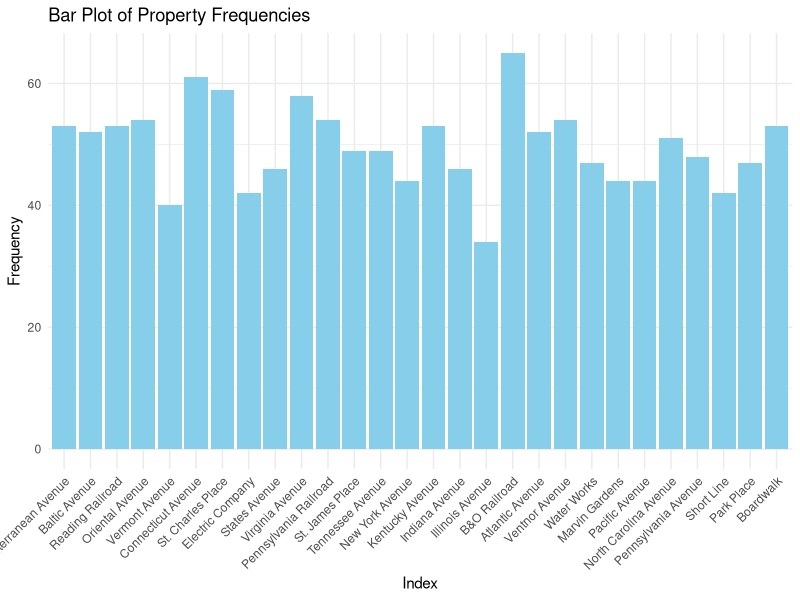
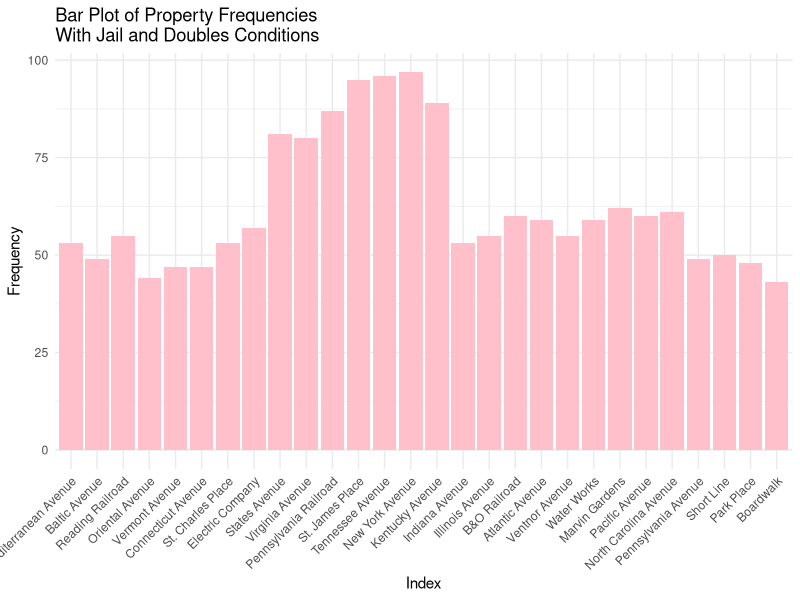
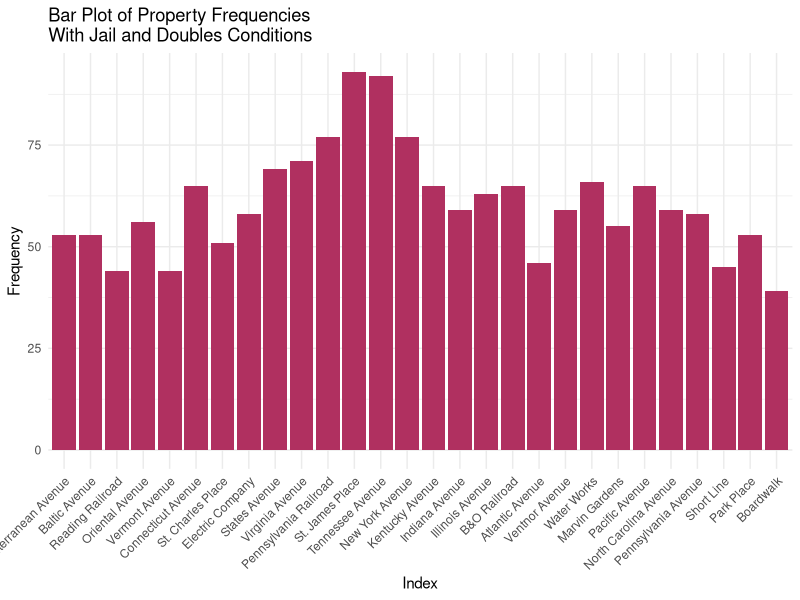

Generate these figures, in order, with R:
## ---- chunk 1
knitr::opts_chunk$set(echo = TRUE)
## ---- chunk 2
# Word docx in repository
## ---- chunk 3
dice_1 <- function() {
  sample(1:6, 1)
}

dice_2 <- function() {
  sample(1:6, 1)
}

property_sum_10games <- c(0, 0, 0, 0, 0, 0, 0, 0, 0, 0, 0, 0, 0, 0, 0, 0, 0, 0, 0, 0, 0, 0, 0, 0, 0, 0, 0, 0)

for (game in 1:10) {
  game_board <- c(0, 0, 0, 0, 0, 0, 0, 0, 0, 0, 0, 0, 0, 0, 0, 0, 0, 0, 0, 0, 0, 0, 0, 0, 0, 0, 0, 0, 0, 0, 0, 0, 0, 0, 0, 0, 0, 0, 0, 0)

  players <- list(
    player1 <- 0,
    player2 <- 0,
    player3 <- 0,
    player4 <- 0
  )

  for (i in 1:50) {
    for (j in 1:4) {
      dice_total <- dice_1() + dice_2()
      players[[j]] <- (players[[j]] + dice_total) %% 41
      game_board[players[[j]]] <- game_board[players[[j]]] + 1
    }
  }

  properties <- game_board[c(2, 4, 6, 7, 9, 10, 12, 13, 14, 15, 16, 17, 19, 20, 22, 24, 25, 26, 27, 28, 29, 30, 32, 33, 35, 36, 38, 40)]
  
  property_sum_10games <- property_sum_10games + properties
}  

names(property_sum_10games) <- c("Mediterranean Avenue", "Baltic Avenue", "Reading Railroad", "Oriental Avenue", "Vermont Avenue", "Connecticut Avenue", "St. Charles Place", "Electric Company", "States Avenue", "Virginia Avenue", "Pennsylvania Railroad", "St. James Place", "Tennessee Avenue", "New York Avenue", "Kentucky Avenue", "Indiana Avenue", "Illinois Avenue", "B&O Railroad", "Atlantic Avenue", "Ventnor Avenue", "Water Works", "Marvin Gardens", "Pacific Avenue", "North Carolina Avenue", "Pennsylvania Avenue", "Short Line", "Park Place", "Boardwalk")

library(ggplot2)

prop_freq1 <- data.frame(
  property = factor(names(property_sum_10games), levels = names(property_sum_10games)),
  frequency = property_sum_10games
)

ggplot(prop_freq1, aes(x = property, y = frequency)) +
  geom_bar(stat = "identity", fill = "skyblue") +
  labs(x = "Index", y = "Frequency", title = "Bar Plot of Property Frequencies") +
  theme_minimal() +
  theme(axis.text.x = element_text(angle = 45, hjust = 1))
## ---- chunk 4
property_sum_10games_jail <- c(0, 0, 0, 0, 0, 0, 0, 0, 0, 0, 0, 0, 0, 0, 0, 0, 0, 0, 0, 0, 0, 0, 0, 0, 0, 0, 0, 0)

for (game in 1:10) {
  game_board <- c(0, 0, 0, 0, 0, 0, 0, 0, 0, 0, 0, 0, 0, 0, 0, 0, 0, 0, 0, 0, 0, 0, 0, 0, 0, 0, 0, 0, 0, 0, 0, 0, 0, 0, 0, 0, 0, 0, 0, 0)

  players <- list( # Store players as a list of data frames with their information
    player1 <- data.frame(
      location = 0, # Location on the board (integer)
      double_rolls = 0, # Number of times doubles have been rolled consecutively (integer)
      jail = FALSE, # Is the player in jail? (boolean)
      jail_rolls = 0), # Number of times a player has rolled while in jail (integer)
    player2 <- data.frame(
      location = 0,
      double_rolls = 0,
      jail = FALSE,
      jail_rolls = 0),
    player3 <- data.frame(
      location = 0,
      double_rolls = 0,
      jail = FALSE,
      jail_rolls = 0),
    player4 <- data.frame(
      location = 0,
      double_rolls = 0,
      jail = FALSE,
      jail_rolls = 0)
  )

  for (i in 1:50) { # Each player has 50 turns
    for (j in 1:4) { # Players take turns in order
      if (players[[j]]$jail == TRUE) { # If the player is in jail...
        d1 = dice_1()
        d2 = dice_2()
        jail_rolls <- jail_rolls + 1
        
        if (d1 == d2 || players[[j]]$jail_rolls == 3) { # If the player rolls doubles or has been in jail for 3 turns, then they get out
          jail = FALSE
          players[[j]]$jail_rolls <- 0
          dice_total <- dice_1() + dice_2()
          players[[j]]$location <- (players[[j]]$location + dice_total) %% 41
          game_board[players[[j]]$location] <- game_board[players[[j]]$location] + 1
        }
        
      } else { # If the player is not in jail...
        d1 = dice_1()
        d2 = dice_2()
        dice_total <- dice_1() + dice_2()
        players[[j]]$location <- (players[[j]]$location + dice_total) %% 41
        game_board[players[[j]]$location] <- game_board[players[[j]]$location] + 1
        
        if (players[[j]]$location == 31) { # Player landed on "Go to jail"
          players[[j]]$location <- 11
          jail = TRUE
        } else if (d1 == d2) { # Player rolled doubles on their first roll
          players[[j]]$double_rolls = players[[j]]$double_rolls + 1
        }
        
        while (players[[j]]$double_rolls > 0 & players[[j]]$double_rolls < 3) { # Player rolls again if they got doubles
          d1 = dice_1()
          d2 = dice_2()
          dice_total <- dice_1() + dice_2()
          players[[j]]$location <- (players[[j]]$location + dice_total) %% 41
          game_board[players[[j]]$location] <- game_board[players[[j]]$location] + 1
          
          if (d1 == d2) { # Increment the player's number of consecutive doubles rolls
            players[[j]]$double_rolls = players[[j]]$double_rolls + 1
          }
        }
        
        if (players[[j]]$double_rolls == 3) { # If player rolls double 3 times in a row, then they go to jail
          players[[j]]$location <- 11
          jail = TRUE
        }
      }
    }  
  }    

  properties <- game_board[c(2, 4, 6, 7, 9, 10, 12, 13, 14, 15, 16, 17, 19, 20, 22, 24, 25, 26, 27, 28, 29, 30, 32, 33, 35, 36, 38, 40)]
  
  property_sum_10games_jail <- property_sum_10games_jail + properties
}  

names(property_sum_10games_jail) <- c("Mediterranean Avenue", "Baltic Avenue", "Reading Railroad", "Oriental Avenue", "Vermont Avenue", "Connecticut Avenue", "St. Charles Place", "Electric Company", "States Avenue", "Virginia Avenue", "Pennsylvania Railroad", "St. James Place", "Tennessee Avenue", "New York Avenue", "Kentucky Avenue", "Indiana Avenue", "Illinois Avenue", "B&O Railroad", "Atlantic Avenue", "Ventnor Avenue", "Water Works", "Marvin Gardens", "Pacific Avenue", "North Carolina Avenue", "Pennsylvania Avenue", "Short Line", "Park Place", "Boardwalk")

library(ggplot2)

prop_freq2 <- data.frame(
  property = factor(names(property_sum_10games_jail), levels = names(property_sum_10games_jail)),
  frequency = property_sum_10games_jail
)

ggplot(prop_freq2, aes(x = property, y = frequency)) +
  geom_bar(stat = "identity", fill = "pink") +
  labs(x = "Index", y = "Frequency", title = "Bar Plot of Property Frequencies\nWith Jail and Doubles Conditions") +
  theme_minimal() +
  theme(axis.text.x = element_text(angle = 45, hjust = 1))
## ---- chunk 5
# Chance (Movement Cards):
  # Advance to Boardwalk
  # Advance to Go (Collect $200)
  # Advance to Illinois Avenue. If you pass Go, collect $200.
  # Advance to St. Charles Place. If you pass Go, collect $200.
  # Advance to the nearest Railroad. If unowned, you may buy it from the Bank. If owned, pay owner twice the rental to which they are otherwise entitled.
  # Advance to the nearest Railroad. If unowned, you may buy it from the Bank. If owned, pay owner twice the rental to which they are otherwise entitled.
  # Advance token to nearest Utility. If unowned, you may buy it from the Bank. If owned, throw dice and pay owner a total ten times amount thrown.
  # Go Back 3 Spaces.
  # Go to Jail. Go directly to Jail, do not pass Go, do not collect $200.
  # Take a trip to Reading Railroad. If you pass Go, collect $200.

# Chance (Non-Movement Cards):
  # Bank pays you dividend of $50.
  # Get Out of Jail Free.
  # Make general repairs on all your property. For each house pay $25. For each hotel pay $100.
  # Speeding fine $15.
  # You have been elected Chairman of the Board. Pay each player $50.
  # Your building loan matures. Collect $150

# Chance function
chance_positions <- c(8, 23, 37)
chance <- function() {
  card <- sample(1:16, 1)
if (players[[j]]$location %in% chance_positions) {
  if (card == 1) {
    players[[j]]$location <- 40 # Advance to Boardwalk
  } else if (card == 2) {
    players[[j]]$location <- 1 # Advance to Go
  } else if (card == 3) {
    players[[j]]$location <- 25 # Advance to Illinois Ave
  } else if (card == 4) {
    players[[j]]$location <- 12 # Advance to St. Charles Place
  } else if (card == 5 || card == 6) { # Advance to the nearest railroad
    if (players[[j]]$location == 37) {
      players[[j]]$location <- 6 # Advance to Reading Railroad
    } else if (players[[j]]$location == 8) {
      players[[j]]$location <- 16 # Advance to Pennsylvania Railroad
    } else if (players[[j]]$location == 23) {
      players[[j]]$location <- 26 # Advance to B&O Railroad
    } # Short Line doesn't apply here
  } else if (card == 7) { # Advance to the nearest utility
    if (players[[j]]$location == 8 || players[[j]]$location == 37) {
      players[[j]]$location <- 13 # Advance to Electric Company
    } else if (players[[j]]$location == 23) {
      players[[j]]$location <- 29 # Advance to Water Works
    }
  } else if (card == 8) {
    players[[j]]$location <- players[[j]]$location - 3 # Move backwards 3 places
  } else if (card == 9) {
    players[[j]]$location <- 11 # Go to jail
    players[[j]]$jail == TRUE
  } else if (card == 10) {
    players[[j]]$location <- 6 # Advance to Reading Railroad
  } 
 }
}
# Simulation with the chance function and jail conditions
property_sum_10games_chance <- c(0, 0, 0, 0, 0, 0, 0, 0, 0, 0, 0, 0, 0, 0, 0, 0, 0, 0, 0, 0, 0, 0, 0, 0, 0, 0, 0, 0)

for (game in 1:10) {
  game_board <- c(0, 0, 0, 0, 0, 0, 0, 0, 0, 0, 0, 0, 0, 0, 0, 0, 0, 0, 0, 0, 0, 0, 0, 0, 0, 0, 0, 0, 0, 0, 0, 0, 0, 0, 0, 0, 0, 0, 0, 0)

  players <- list(
    player1 <- data.frame(
      location = 0,
      double_rolls = 0,
      jail = FALSE,
      jail_rolls = 0),
    player2 <- data.frame(
      location = 0,
      double_rolls = 0,
      jail = FALSE,
      jail_rolls = 0),
    player3 <- data.frame(
      location = 0,
      double_rolls = 0,
      jail = FALSE,
      jail_rolls = 0),
    player4 <- data.frame(
      location = 0,
      double_rolls = 0,
      jail = FALSE,
      jail_rolls = 0)
  )

  for (i in 1:50) {
    for (j in 1:4) {
      if (players[[j]]$jail == TRUE) {
        d1 = dice_1()
        d2 = dice_2()
        jail_rolls <- jail_rolls + 1
        
        if (d1 == d2 || players[[j]]$jail_rolls == 3) {
          jail = FALSE
          players[[j]]$jail_rolls <- 0
          dice_total <- dice_1() + dice_2()
          players[[j]]$location <- (players[[j]]$location + dice_total) %% 41
          if (players[[j]]$location == 8 || players[[j]]$location == 23 || players[[j]]$location == 37) {
            game_board[players[[j]]$location] <- game_board[players[[j]]$location] + 1
            chance()
          }
          game_board[players[[j]]$location] <- game_board[players[[j]]$location] + 1
        }
        
      } else {
        d1 = dice_1()
        d2 = dice_2()
        dice_total <- dice_1() + dice_2()
        players[[j]]$location <- (players[[j]]$location + dice_total) %% 41
        if (players[[j]]$location == 8 || players[[j]]$location == 23 || players[[j]]$location == 37) {
            game_board[players[[j]]$location] <- game_board[players[[j]]$location] + 1
            chance()
          }
        game_board[players[[j]]$location] <- game_board[players[[j]]$location] + 1
        
        if (players[[j]]$location == 31) {
          players[[j]]$location <- 11
          jail = TRUE
        } else if (d1 == d2) {
          players[[j]]$double_rolls = players[[j]]$double_rolls + 1
        }
        
        while (players[[j]]$double_rolls > 0 & players[[j]]$double_rolls < 3) {
          d1 = dice_1()
          d2 = dice_2()
          dice_total <- dice_1() + dice_2()
          players[[j]]$location <- (players[[j]]$location + dice_total) %% 41
          if (players[[j]]$location == 8 || players[[j]]$location == 23 || players[[j]]$location == 37) {
            game_board[players[[j]]$location] <- game_board[players[[j]]$location] + 1
            chance()
          }
          game_board[players[[j]]$location] <- game_board[players[[j]]$location] + 1
          
          if (d1 == d2) {
            players[[j]]$double_rolls = players[[j]]$double_rolls + 1
          }
        }
        
        if (players[[j]]$double_rolls == 3) {
          players[[j]]$location <- 11
          jail = TRUE
        }
      }
    }  
  }    

  properties <- game_board[c(2, 4, 6, 7, 9, 10, 12, 13, 14, 15, 16, 17, 19, 20, 22, 24, 25, 26, 27, 28, 29, 30, 32, 33, 35, 36, 38, 40)]
  
  property_sum_10games_chance <- property_sum_10games_chance + properties
}  

names(property_sum_10games_chance) <- c("Mediterranean Avenue", "Baltic Avenue", "Reading Railroad", "Oriental Avenue", "Vermont Avenue", "Connecticut Avenue", "St. Charles Place", "Electric Company", "States Avenue", "Virginia Avenue", "Pennsylvania Railroad", "St. James Place", "Tennessee Avenue", "New York Avenue", "Kentucky Avenue", "Indiana Avenue", "Illinois Avenue", "B&O Railroad", "Atlantic Avenue", "Ventnor Avenue", "Water Works", "Marvin Gardens", "Pacific Avenue", "North Carolina Avenue", "Pennsylvania Avenue", "Short Line", "Park Place", "Boardwalk")

# Plot
library(ggplot2)

prop_freq2 <- data.frame(
  property = factor(names(property_sum_10games_chance), levels = names(property_sum_10games_chance)),
  frequency = property_sum_10games_chance
)

ggplot(prop_freq2, aes(x = property, y = frequency)) +
  geom_bar(stat = "identity", fill = "maroon") +
  labs(x = "Index", y = "Frequency", title = "Bar Plot of Property Frequencies\nWith Jail and Doubles Conditions") +
  theme_minimal() +
  theme(axis.text.x = element_text(angle = 45, hjust = 1))
## ---- chunk 6
# Community Chest Cards:
  # 1. Advance to Go (Collect $200)
  # 2. Bank error in your favor. Collect $200
  # 3. Doctor’s fee. Pay $50
  # 4. From sale of stock you get $50
  # 5. Get Out of Jail Free
  # 6. Go to Jail. Go directly to jail, do not pass Go, do not collect $200
  # 7. Holiday fund matures. Receive $100
  # 8. Income tax refund. Collect $20
  # 9. It is your birthday. Collect $10 from every player
  # 10. Life insurance matures. Collect $100
  # 11. Pay hospital fees of $100
  # 12. Pay school fees of $50
  # 13. Receive $25 consultancy fee
  # 14. You are assessed for street repair. $40 per house. $115 per hotel
  # 15. You have won second prize in a beauty contest. Collect $10
  # 16. You inherit $100

# Community Chest Cards Function
chest_positions <- c(3, 18, 34)
chest <- function() {
  chest_card <- sample(1:15, 1)
  if (players[[j]]$location %in% chest_positions) {
    if (chest_card == 1) {
      players[[j]]$location <- 1
    } else if (chest_card == 2) {
      players[[j]]$money <- players[[j]]$money + 200
    } else if (chest_card == 3) {
      players[[j]]$money <- players[[j]]$money - 50
    } else if (chest_card == 4) {
      players[[j]]$money <- players[[j]]$money + 50
    } else if (chest_card == 5) {
      players[[j]]$jail_free_card <- TRUE
    } else if (chest_card == 6) {
      players[[j]]$jail <- TRUE
    } else if (chest_card == 7) {
      players[[j]]$money <- players[[j]]$money + 100
    } else if (chest_card == 8) {
      players[[j]]$money <- players[[j]]$money + 20
    } else if (chest_card == 9) {
      players[[j]]$money <- players[[j]]$money + 10*players[[j]]
    } else if (chest_card == 10) {
      players[[j]]$money <- players[[j]]$money + 100
    } else if (chest_card == 11) {
      players[[j]]$money <- players[[j]]$money - 100
    } else if (chest_card == 12) {
      players[[j]]$money <- players[[j]]$money - 50
    } else if (chest_card == 13) {
      players[[j]]$money <- players[[j]]$money - 25 
    } else if (chest_card == 14) {
      players[[j]]$money <- players[[j]]$money + 10
    } else if (chest_card == 15) {
      players[[j]]$money <- players[[j]]$money + 100
    }
  }
}
